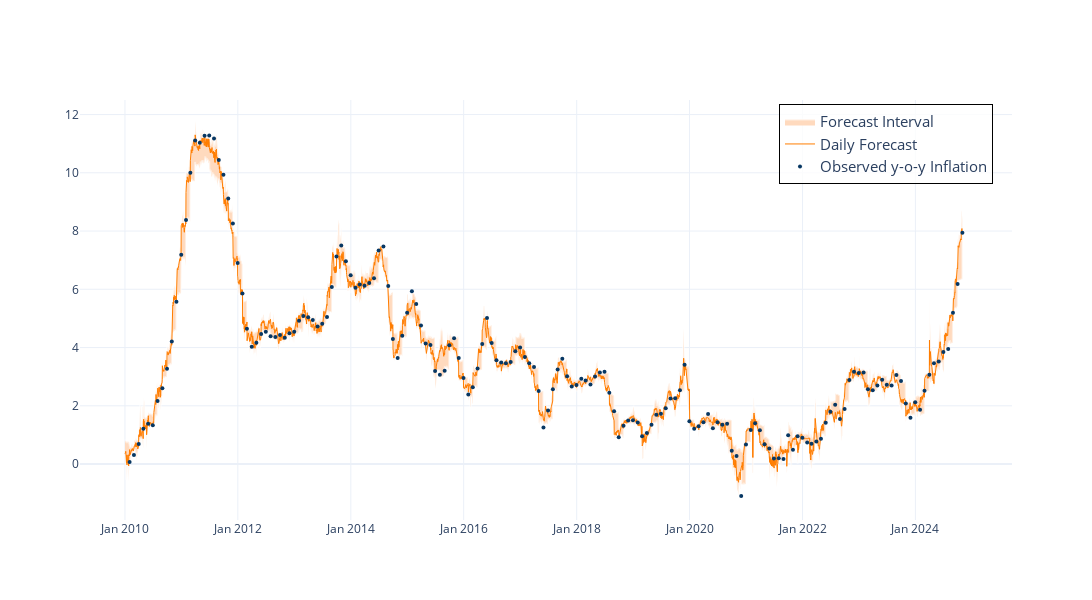

Notebook cell for this chart:
### Markdown cell above
#### Daily Forecast

### Code cell
fig2 = go.Figure()
# Add the forecast interval fill
fig2.add_trace(go.Scatter(
    x=daily_forecast.index.tolist() + daily_forecast.index[::-1].tolist(),
    y=daily_forecast["min"].tolist() + daily_forecast["max"][::-1].tolist(),
    fill='toself',
    fillcolor='#ffdabe',
    line=dict(color='rgba(255,255,255,0.5)'),
    hoverinfo="skip",
    showlegend=True,
    name="Forecast Interval"
))
# Add the high-frequency forecast line
fig2.add_trace(go.Scatter(
    x=daily_forecast.index, 
    y=daily_forecast["w_avg_best"], 
    mode='lines', 
    name="Daily Forecast", 
    line=dict(color='#ff7d00', width=1.0),
    #marker=dict(size=1.5)
))
# Add the y-o-y inflation line
fig2.add_trace(go.Scatter(
    x=df.index, 
    y=df["ipc_all"], 
    mode='markers', 
    name="Observed y-o-y Inflation", 
    line=dict(color='#073763', width=0.8),
    marker=dict(size=4)
))
# Update layout for better visualization
fig2.update_layout(
    #title='High-frequency Inflation Forecast and y-o-y Inflation',
    #xaxis_title='Date',
    #yaxis_title='%',
    #legend_title='Legend',
    template='plotly_white',
    width=1200, 
    height=600,
    legend=dict(
        x=0.75,
        y=0.99,
        bgcolor='rgba(255, 255, 255, 0.8)',
        font=dict(size=15),
        bordercolor='black',
        borderwidth=1
    )
)
# Update x-axis to show dates in the desired format
fig2.update_xaxes(tickformat='%b %Y')
# Show the plot
fig2.show()

# Save the plot as an image
fig2.write_image('./Images/F2_Daily_Forecast.png', format='png', scale=3)

### Figure 1 — Plotly figure (JSON) as saved in the notebook; plotly's stock layout.template omitted (floating-point values rounded to 4 significant figures; data arrays with more than 128 entries replaced by an {"elided": "..."} marker saying what was removed)
{"data": [{"fill": "toself", "fillcolor": "#ffdabe", "hoverinfo": "skip", "line": {"color": "rgba(255,255,255,0.5)"}, "name": "Forecast Interval", "showlegend": true, "type": "scatter", "x": {"elided": "10836 str values"}, "y": {"elided": "10836 float values"}}, {"line": {"color": "#ff7d00", "width": 1}, "mode": "lines", "name": "Daily Forecast", "type": "scatter", "x": {"elided": "5418 str values"}, "y": {"elided": "5418 float values"}}, {"line": {"color": "#073763", "width": 0.8}, "marker": {"size": 4}, "mode": "markers", "name": "Observed y-o-y Inflation", "type": "scatter", "x": {"elided": "178 str values"}, "y": {"elided": "178 float values"}}], "layout": {"height": 600, "legend": {"bgcolor": "rgba(255, 255, 255, 0.8)", "bordercolor": "black", "borderwidth": 1, "font": {"size": 15}, "x": 0.75, "y": 0.99}, "width": 1200, "xaxis": {"tickformat": "%b %Y"}}}
